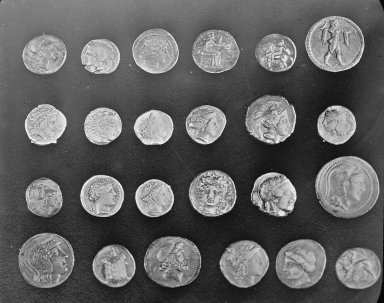
#> input picture skimage.data.coins(), 384 x 303 px
$ jupyter execute --allow-errors 1919479_BDC_HW3_Practical.ipynb
#> lines starting #> are read from the running program, lines starting #| are printed output that depends on the picture
# Big Data Computing

## Homework 3 - Dimensionality reduction

### Assignment 1

#### _Leonardo Di Nino, 1919479_

Let's import the needed libraries: we are going to use ```skimage``` to use the ```data.coins()``` module as a toy example, ```numpy``` for the needed linear algebra and ```matplotlib``` for visualization.

[cell 1]
import skimage
import numpy as np
from matplotlib import pyplot as plt

[cell 2]
image = skimage.data.coins()
#> image is the input picture: shape (303, 384); min 1, max 252, mean 96.9
plt.imshow(image, cmap='gray')

Firstly let's compute a generic SVD for our image being a matrix. We leverage ```numpy.linalg.svd``` module setting the parameter ```full_matrices=False``` in order to retrieve matchable dimension for the three matrices $U, V$ and $\Sigma$. In fact this parameter enable the so called _compact SVD_ where the matrices  $U$ and $V$ are rectangular of size $m \times r$ and $n \times r$ respectively, and the matrix $\Sigma$ is squared diagonal of size $r \leq \min\{n,m\}$, being $n, m$ the dimension for the full matrices $U,V$: in this sense $U,V$ are semiunitary matrices.

[cell 3]
U, sigma, V = np.linalg.svd(image, full_matrices=False)
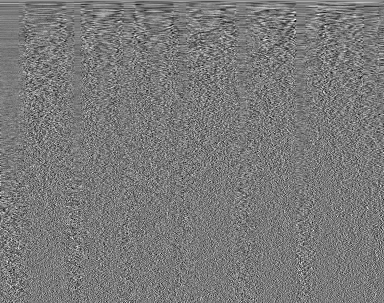
#> V: shape (303, 384) float64; min -0.237, max 0.259, mean 0.000191; drawn with min black and max white
#> sigma = 303 values, max 35305 at index 0, min 2.53 at index 302, mean 471
sigma = np.diag(sigma)
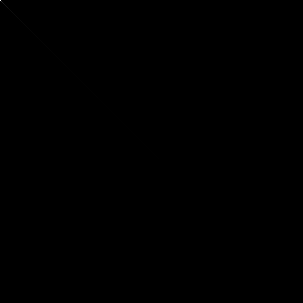
#> sigma: shape (303, 303) float64; min 0, max 35305, mean 1.6; drawn with min black and max white

[cell 4]
print(U.shape)
#| (303, 303)
print(sigma.shape)
#| (303, 303)
print(V.shape)
#| (303, 384)

Please note that in this specific case, being $r = m$, $U$ turns out to be a square matrix, and that by default $V$ is given as $V^T$.

Let's plot the black and white image.

[cell 5]
plt.imshow(U@sigma@V, cmap='gray')
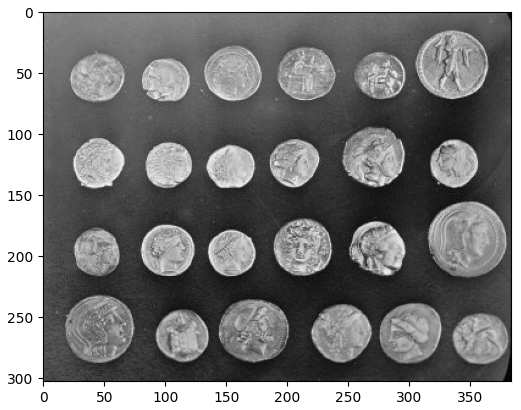
#> figure drawn by matplotlib, 1 panel

Now let's design a function ```TruncatedSVD``` to compute the truncated SVD: this allows us to perform low-rank approximation. The algorithm is very easy:
+ Firstly we compute the SVD of an input ```matrix``` $M$;
+ Then we collapse to zero all the singular values after a certain index ```k``` retrieved as the one corresponding to a certain fraction to singular values (please notice that ```numpy.linalg.svd``` output the singular values in a sorted array);
+ We build the diagonal matrix $\hat{\Sigma}$ from the array of truncated singular values;
+ Finally we reconstruct the matrix as $\hat{M} = U\hat{\Sigma}V^T$

We also outputs some values that will be useful later: the Frobenius distance between the matrix and its reconstruction, the sum of the squared collapsed singular values and the percentage of Frobenius norm of the reconstruction.

[cell 6]
def TruncatedSVD(matrix, f = 0.5):
    U, sigma, V = np.linalg.svd(matrix, full_matrices=False)
    k = np.ceil(sigma.size*f).astype(int)
    S = np.sum(sigma[k:]**2)
    sigma[k:] = 0
    Sigma = np.diag(sigma)
    return U@Sigma@V, np.linalg.norm(matrix - U@Sigma@V, ord='fro')**2, S, np.linalg.norm(U@Sigma@V, ord='fro')/np.linalg.norm(matrix, ord='fro')

Let's plot the required visualization:

[cell 7]
levels = [0.05, 0.1, 0.25, 0.5]

fig, axs = plt.subplots(1,4,figsize=(16, 25))
for j in range(0,4):
    M, _, _, P = TruncatedSVD(image, f = levels[j])
    axs[j].set_title(f'Truncated at {levels[j]} \n Percentage of FB norm: \n {P}')
    axs[j].imshow(M,cmap='gray')
#> this loop made 4 passes
#> (S in TruncatedSVD, P) on passes 1 to 4: (36801503.6, 0.987), (19624241.8, 0.993), (5542667.5, 0.998), (857530.4, 1)
#> pass 1, `M, _, _, P = TruncatedSVD(image, f = levels[j])`:
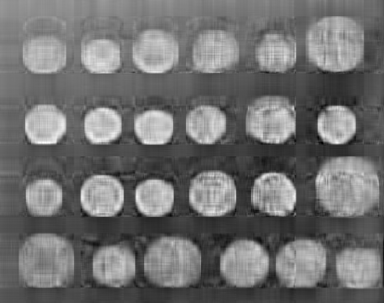
#> M: shape (303, 384) float64; min -24.29, max 251.3, mean 96.9; drawn with min black and max white
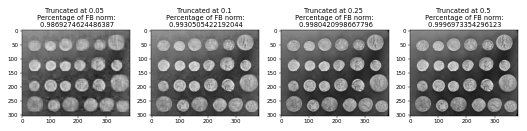
#> figure drawn by matplotlib, 4 panels

Just for the seek of completeness let's have a look between the squared Froebenius norm $||M-\hat{M}||^2_{FB}$ and the sum of the squared collapsed singular values $\sum_{i=k+1}^n \hat{\sigma}_i^2$: we expect to see the same values if the procedure has been correctly implemented.

#> (a cell that did not finish here is left out)

To complete the exercise, let's have a look to the same pipeline applied to different images that are collected from a dataset of brain tumors MRIs I used for a deep learning project:

[cell 9]
import cv2
images = ["IMG1.jpg","IMG2.jpg","IMG3.jpg","IMG4.jpg"]
#> images = ['IMG1.jpg', 'IMG2.jpg', 'IMG3.jpg', 'IMG4.jpg']

[cell 10]
for i in range(0,4):
    fig, axs = plt.subplots(1,4,figsize=(16, 25))
    image = cv2.imread(images[i])
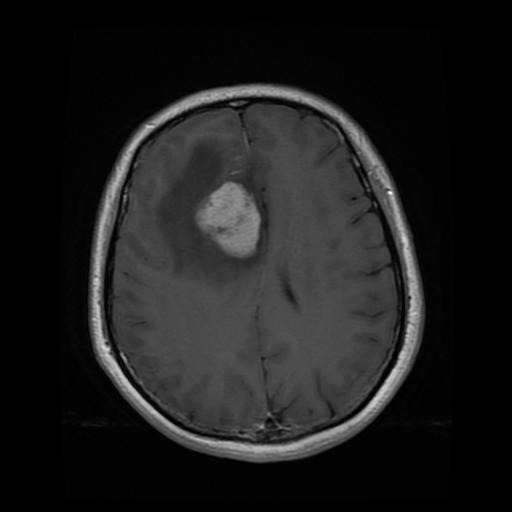
#> input picture HW3_DimensionalityReduction/IMG1.jpg, 512 x 512 px
#> image is the input picture: shape (512, 512, 3); min 0, max 253, mean 28.9
    for j in range(0,4):
        M, _, _, _ = TruncatedSVD(image[:,:,0], f = levels[j])
        axs[j].imshow(M,cmap='gray')
        if i == 0:
            axs[j].set_title(f'Truncated at {levels[j]}')
#> this loop made 4 passes
#> S in TruncatedSVD on passes 1 to 4: 6357665.6, 1264345.3, 40970.9, 701.5
#> pass 1, in TruncatedSVD (call 6), `U, sigma, V = np.linalg.svd(matrix, full_matrices=False)`:
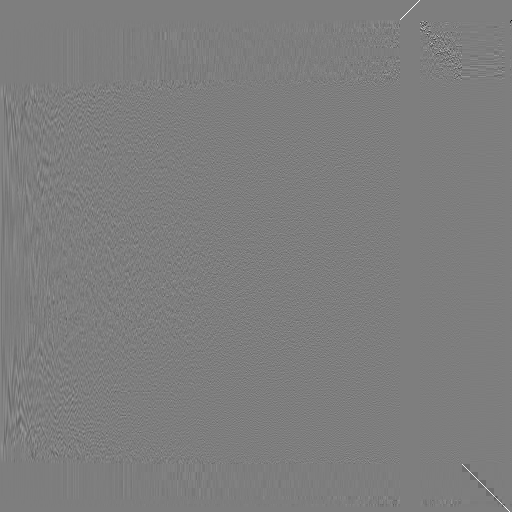
#> U: shape (512, 512) float64; min -0.978, max 1, mean 0.000211; drawn with min black and max white
#> pass 1, `M, _, _, _ = TruncatedSVD(image[:,:,0], f = levels[j])`:
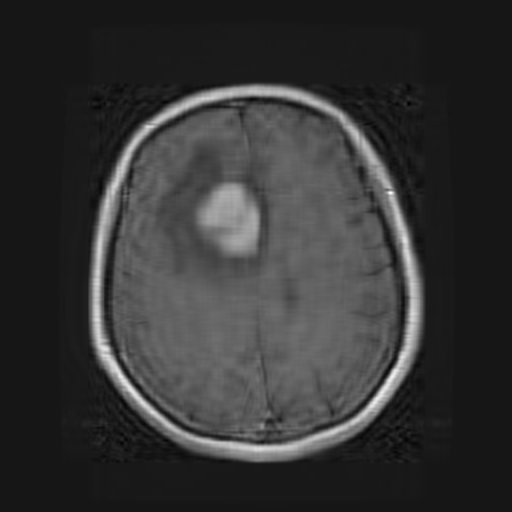
#> M: shape (512, 512) float64; min -21.26, max 220.5, mean 28.9; drawn with min black and max white
#> pass 2 of the loop `for i in range(0,4):`:
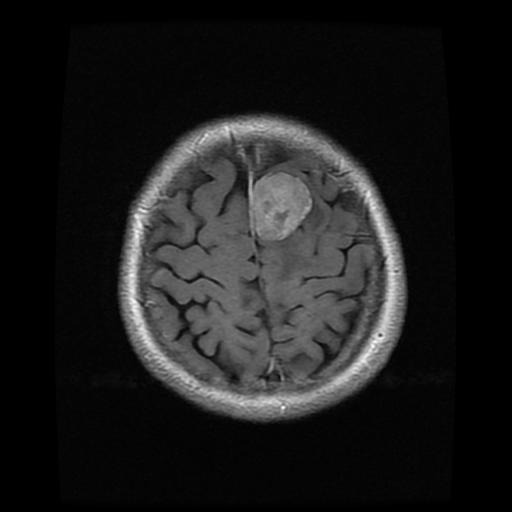
#> input picture HW3_DimensionalityReduction/IMG2.jpg, 512 x 512 px
#> image is the input picture: shape (512, 512, 3); min 0, max 255, mean 28.4
#> the loop `for j in range(0,4):` made 4 passes
#> S in TruncatedSVD on passes 1 to 4: 4496151.5, 1171572.1, 41908.9, 970.8
#> pass 1, in TruncatedSVD (call 10), `U, sigma, V = np.linalg.svd(matrix, full_matrices=False)`:
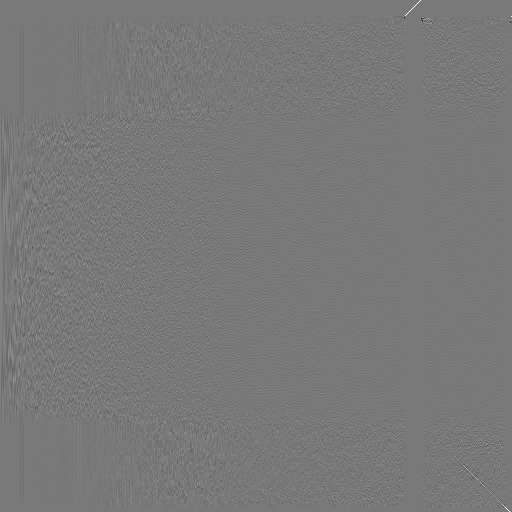
#> U: shape (512, 512) float64; min -0.906, max 1, mean 4.51e-05; drawn with min black and max white
#> pass 3 of the loop `for i in range(0,4):`:
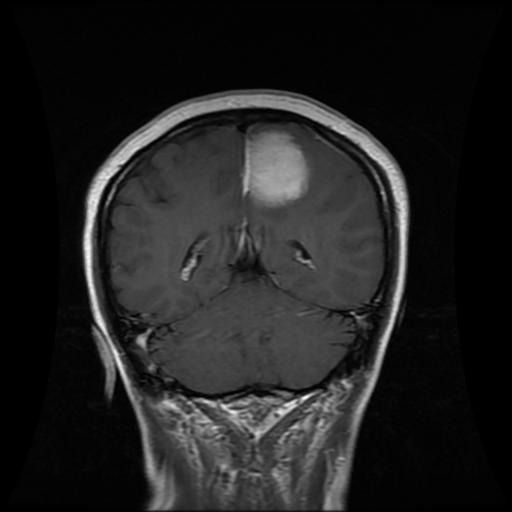
#> input picture HW3_DimensionalityReduction/IMG3.jpg, 512 x 512 px
#> image is the input picture: shape (512, 512, 3); min 0, max 255, mean 32.9
#> the loop `for j in range(0,4):` made 4 passes
#> S in TruncatedSVD on passes 1 to 4: 11774844.2, 2340733.5, 59124.2, 1742.1
#> pass 1, in TruncatedSVD (call 14), `U, sigma, V = np.linalg.svd(matrix, full_matrices=False)`:
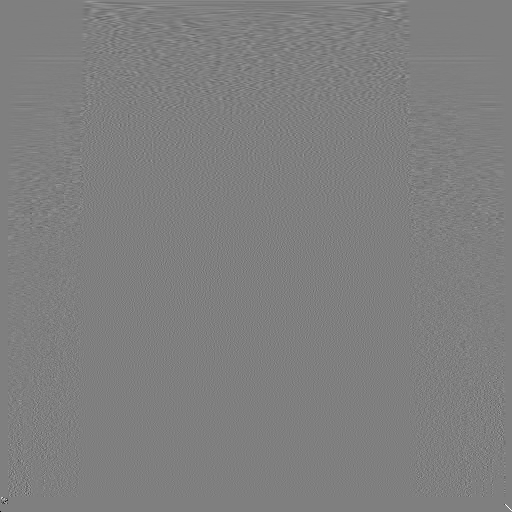
#> V: shape (512, 512) float64; min -0.999, max 1, mean 0.000197; drawn with min black and max white
#> pass 1, `M, _, _, _ = TruncatedSVD(image[:,:,0], f = levels[j])`:
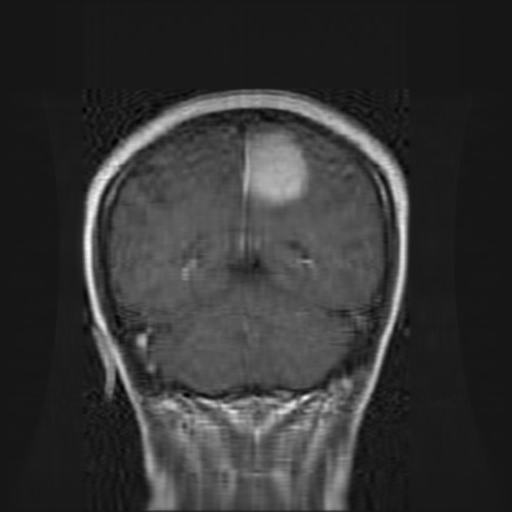
#> M: shape (512, 512) float64; min -24.66, max 250.2, mean 32.8; drawn with min black and max white
#> the loop made 4 passes; the first 3 are shown
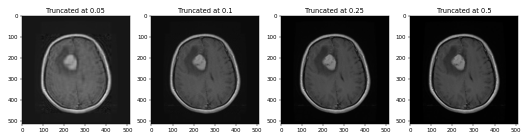
#> figure drawn by matplotlib, 4 panels
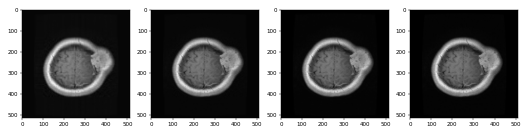
#> figure drawn by matplotlib, 4 panels
